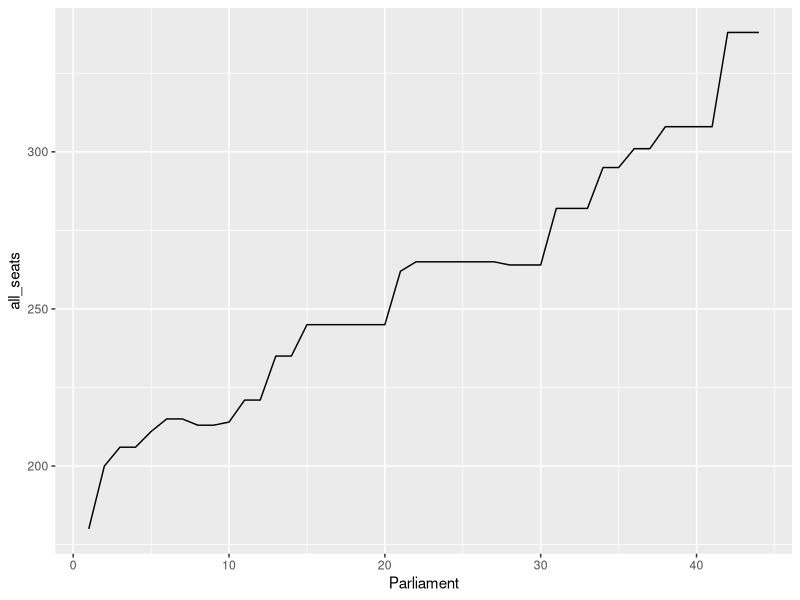
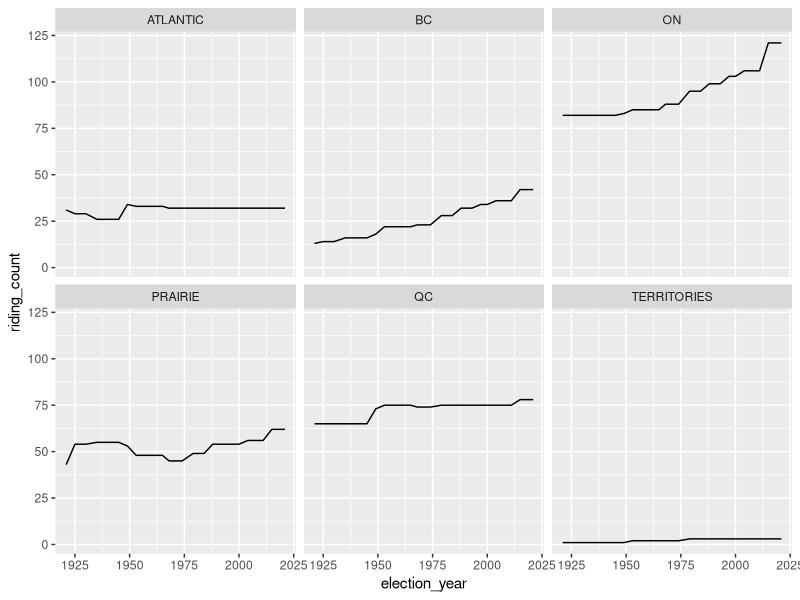

Generate these figures, in order, with R:
libraries_needed<-c("data.table", "openxlsx", "magrittr", "stringr",
                    "lubridate", "ggplot2")
lapply(libraries_needed,require,character.only=TRUE)

setwd("C:/HY/Projects/Elections")
PR_THRESHOLD_PCT<-5 / 100
region_definitions<-fread("CDN_regional_definitions.csv")

all_elxn<-read.xlsx("cdn_generalelection_1_44_candidates.xlsx") %>% as.data.table
parl_num_indices<-which(grepl("^Parliament:\\s*\\d+",
                              all_elxn$Province.or.Territory))
re_ymd<-"\\d+\\-[0-1]\\d\\-[0-3]\\d"
ge_date_indices<-which(grepl(paste0("^Date of Election:\\s*", re_ymd),
                             all_elxn$Province.or.Territory))
stopifnot(all(ge_date_indices - parl_num_indices == 2))
parl_num<-all_elxn$Province.or.Territory[parl_num_indices] %>%
  str_extract(pattern="\\d+") %>%
  as.integer
ge_dates<-all_elxn$Province.or.Territory[ge_date_indices] %>%
  str_extract(pattern=re_ymd)
# upper_limits<-c(parl_num_indices[-1]-1, nrow(all_elxn))
create_from_header<-function(indices, info) {
  # indices<-parl_num_indices
  # info<-parl_num
  stopifnot(length(info) == length(indices))
  upper_limits<-c(indices[-1]-1, nrow(all_elxn))
  return(lapply(seq(length(indices)), function(k) rep(
    info[k], upper_limits[k] - indices[k] + 1)) %>% unlist)
  # return(do.call(rbind, chunks))
}

all_elxn<-all_elxn[,`:=`(
  Parliament=create_from_header(parl_num_indices, parl_num),
  Date=create_from_header(parl_num_indices, ge_dates) %>% ymd
)][!is.na(Constituency),]
old_size<-nrow(all_elxn)

# "MacLean, John Angus" in PEI 1953 repeated (remove this & possible other similar cases)
all_elxn<-unique(all_elxn, by=c("Parliament", "Constituency",
                                "Political.Affiliation", "Candidate"))
new_size<-nrow(all_elxn)
new_size - old_size

all_elxn<-all_elxn[,num_candidates:=.N,
                   by=.(Political.Affiliation, Parliament)][
                     ,elected:=grepl("Elected",Result)][
                       ,all_seats:=sum(elected), by=.(Parliament)
                     ]
hoc_size_by_parl<-unique(all_elxn, by=c("Parliament", "all_seats"))
hoc_size_by_parl<-hoc_size_by_parl[,.(Parliament, all_seats)]
hoc_size_by_parl %>% ggplot(aes(x=Parliament, y=all_seats)) + geom_line()
# spot check: OK, postwar, only 27th to the 28th (1965 Pearson to 1968 Trudeau)
# had a decrease in seats
all_elxn<-all_elxn[year(Date) >= 1921,]
setnames(all_elxn, c("Province.or.Territory"), c("Province"))
all_elxn %<>% merge(region_definitions, by="Province")
all_elxn<-all_elxn[,election_year:=year(Date)]

# aggregates of seat counts by region, election
obtain_region_yr<-function(full_dt) {
  region_ridings_yr<-full_dt[
    elected==T,
    riding_count:=.N,
    ,by=.(election_year,Region)] %>%
    unique(by=c("election_year", "Region"))
  region_ridings_yr<-region_ridings_yr[,.(election_year,
                                          Region,
                                          riding_count)]
  return(region_ridings_yr)
}
region_ridings_yr<-obtain_region_yr(all_elxn)
setkeyv(region_ridings_yr,c("election_year", "Region"))

# another spot check
viz_by_region_yr<-function(dt) {
  dt %>% ggplot(aes(election_year, riding_count)) +
    geom_line() +
    facet_wrap(~Region)
}
viz_by_region_yr(region_ridings_yr)
setkeyv(all_elxn, c("election_year", "Region"))
all_elxn[region_ridings_yr, riding_count := i.riding_count] # use 2nd instance of riding_count

# TODO: aggregate votes by party, by region, by election year
setnames(all_elxn, c("Political.Affiliation"), c("Party"))
Filter(function(x) grepl("ind|no", x, ignore.case = T),
       unique(all_elxn$Party))
non_affiliated<-Filter(function(x) grepl("affil", x, ignore.case = T),
                       unique(all_elxn$Party))
all_elxn[Party %in% c("Unknown", "Independent"),Party:=non_affiliated]
party_votes_by_region<-all_elxn[,
                                total_votes:=sum(Votes),
                                by=.(election_year,
                                     Region,
                                     Party)] %>%
  unique(by=c("election_year",
              "Region",
              "Party"))
# trim columns
party_votes_by_region<-party_votes_by_region[,.(election_year,
                                                Region,
                                                riding_count,
                                                Party,
                                                total_votes)]

calc_dhondt<-function(dt_region_party_totals) {
  total_votes_by_region<-dt_region_party_totals[
    ,all_votes:=sum(total_votes),
    by=.(Region)][
      ,threshold:=ceiling(PR_THRESHOLD_PCT * all_votes)
    ][
      ,met_threshold:=total_votes >= threshold
    ]
  calc_region<-function(region) {
    # region<-"ON"
    region_subset<-total_votes_by_region[Region==region,]
    idx_threshold<-which(region_subset$met_threshold)
    parties_threshold<-region_subset$Party[idx_threshold]
    total_mps<-region_subset$riding_count[1]
    denominator<-seq(total_mps)
    region_subset$total_votes[1] / denominator
    divide_by_party<-function(party) {
      # party<-"Progressive Conservative Party"
      votes<-region_subset[Party==party,.(total_votes)] %>%
        unlist
      names(votes)<-NULL
      return(votes / denominator)
    }
    lst_all_party_divisors<-lapply(parties_threshold, divide_by_party)
    dhondt<-do.call(rbind, lst_all_party_divisors)# %>% as.data.table
    dhondt_sorted<-dhondt %>% as.numeric %>% sort %>% rev
    CUTOFF<-dhondt_sorted[total_mps]
    row.names(dhondt)<-parties_threshold
    dhondt_cutoff<-dhondt >= CUTOFF
    with_representation<-apply(dhondt_cutoff, MARGIN=1, FUN=sum)
    mps_by_party<-rep(0, nrow(region_subset))
    mps_by_party[idx_threshold]<-with_representation
    res<-data.table(Party=region_subset$Party,
                    MPs=mps_by_party)
    res %<>% merge(region_subset, by="Party")
    # trim columns
    res<-res[,.(election_year,
                Region,
                riding_count,
                Party,
                MPs)]
    return(res)
  }
  lst_mps_by_region<-lapply(unique(dt_region_party_totals$Region), calc_region)
  return(rbindlist(lst_mps_by_region))
}

lst_three<-split(party_votes_by_region, party_votes_by_region$election_year)
lst_pr_by_yr<-lapply(lst_three, calc_dhondt)
pr_by_yr<-rbindlist(lst_pr_by_yr)